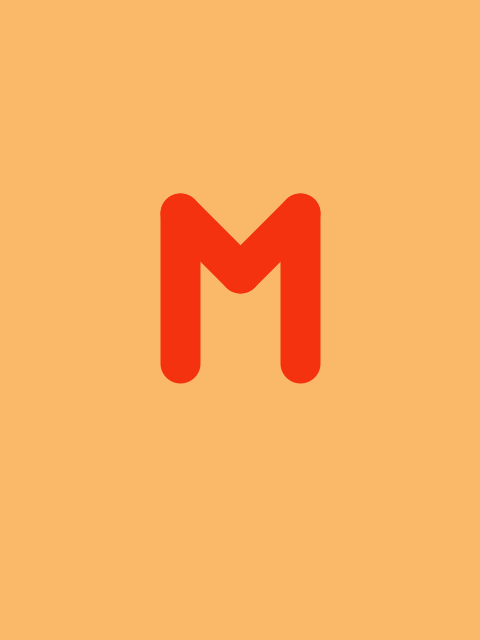
Frame 1 (no input)
Frame 2 (the mouse pressed at the canvas centre, redrawn once): identical to frame 1, image omitted

The Processing sketch that drew this single still picture (run headless with seeded random() and noise(); the mouse was pressed at the canvas centre and the sketch redrawn once):

// Processing sketch: m
// ── m.pde
// Manuale di Programmazione Cinematografica
// Daniele Olmisani, 2016

// M (1931)


final color PAPER = color(250, 185, 105);
final color INK = color(245, 50, 15);


void setup() {
  size(480, 640);
  noLoop();
}


void draw() {
 
  float d = min(width, height) / 8.0;
  
  translate(width/2.0, height/3.0);
  
  background(PAPER);
  
  stroke(INK);
  strokeWeight(d/1.5);
  
  line(-d, 0,  0, d);
  line( d, 0,  0, d);
  
  line(-d, 0, -d, 2.5*d);
  line( d, 0,  d, 2.5*d);
  
  save("M.png");
}
